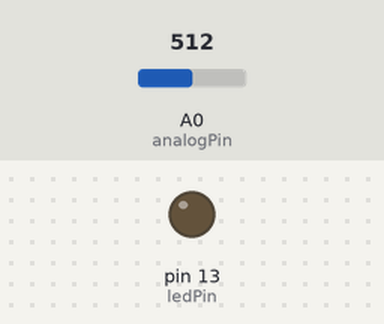
This sketch was run on a simulated Arduino Uno, built with avr-gcc and run on an emulated ATmega328P. Parts: output pins drawn as LEDs (lit = HIGH). Inputs (shaded band) come from the test bench; at power-on: A0 (analogPin) = 512.

Above: at 1.2 s.
1.3 s: A0 (analogPin) set to 522
At 2.5 s:
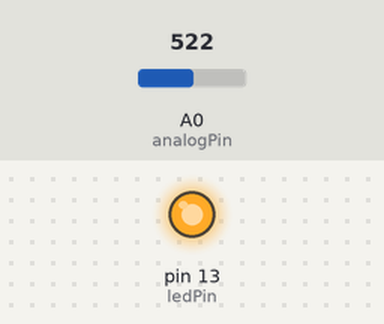
2.8 s: A0 (analogPin) set to 511
At 3.8 s:
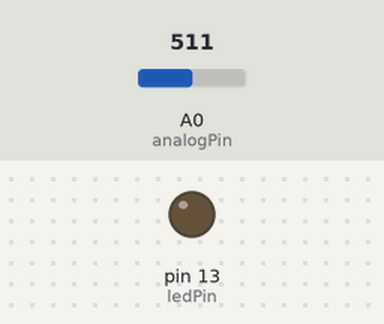
4.3 s: A0 (analogPin) set to 716
At 5.0 s:
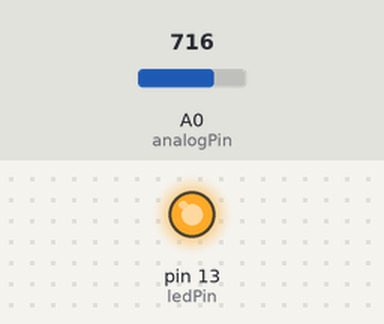
Timing chart, 0 to 7.3 s (numbered marks = the images above; inputs shaded):
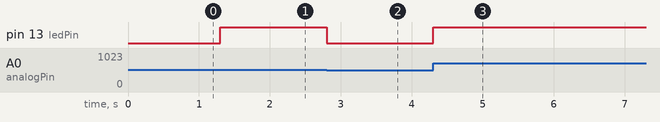

The sketch:

Brightness_adjustment_by_potentiometer.ino
```cpp
const int analogPin = A0;
const int ledPin = 13;
int inputValue = 0;
int outputValue = 0;
void setup()
{
  pinMode(analogPin,INPUT);
  pinMode(ledPin,OUTPUT);


}
void loop()
{
inputValue = analogRead(analogPin);//read the value from the sensor
outputValue = map(inputValue,0,1023,0,255);//Convert from 0-1023 proportional to the number of a number of from 0 to 255
analogWrite(ledPin,outputValue);//turn the led on depend on the output value
}
```

Measured:
- the behaviour switches between 513 and 514 on A0 (analogPin) (found by bisection; images 0 and 1)
- after the input at 1.3 s, pin 13 (ledPin): LOW → HIGH at once
- after the input at 2.8 s, pin 13 (ledPin): HIGH → LOW at once
- after the input at 4.3 s, pin 13 (ledPin): LOW → HIGH at once
